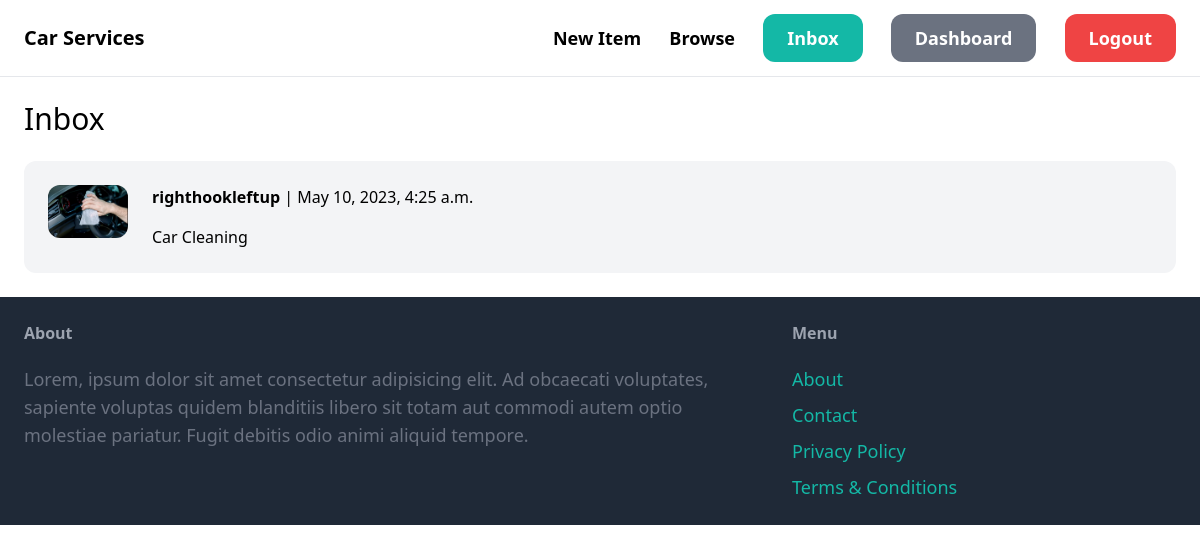
The page /inbox/ (signed in) on the database its author committed.
### conversation/models.py (models this page shows)
class Conversation(models.Model):
    item = models.ForeignKey(Item, related_name="conversations", on_delete=models.CASCADE)
    members = models.ManyToManyField(User, related_name="conversations")
    created_at = models.DateTimeField(auto_now_add=True)
    modified_at = models.DateTimeField(auto_now=True)
    class Meta:
        ordering = ('-modified_at',)

### item/models.py (models this page shows, shortened)
class Item(models.Model):
    category = models.ForeignKey(Category, related_name='items', on_delete=models.CASCADE)
    name = models.CharField(max_length=255)
    description = models.TextField(blank=True, null=True)
    price = models.FloatField()
    image = models.ImageField(upload_to='items.images', blank=True, null=True)
    is_sold = models.BooleanField(default=False)
    created_by = models.ForeignKey(User, related_name='items', on_delete=models.CASCADE)
    created_at = models.DateTimeField(auto_now_add=True)
    class Meta:
        ordering = ('name',)

### conversation/views.py (the view)
# urls.py: path('inbox/', include('conversation.urls')),
@login_required
def inbox(request):
    conversations = Conversation.objects.filter(members__in=[request.user.id])
    return render(request, 'conversation/inbox.html', {
        'conversations': conversations,
    })

### conversation/templates/conversation/inbox.html (shortened to what this page needs)
{% extends 'core/base.html' %}
{% block content %}
<h1 class="mb-6 text-3xl">Inbox</h1>
<div class="space-y-6">
    {% for conversation in conversations %}
        <a href="{% url 'conversation:detail' conversation.id %}">
            <div class="p-6 flex bg-gray-100 rounded-xl">
                <div class="pr-6">
                    <img src="{{ conversation.item.image.url }}" class="w-20 rounded-xl">
                </div>
                <div>
                    {% for member in conversation.members.all %}
                        {% if member != request.user %}
                            <p class="mb-4"><strong>{{ member.username }}</strong> | {{ conversation.modified_at }}</p>
                            <p>{{ conversation.item.name }}</p>
                        {% endif %}
                    {% endfor %}
                </div>
            </div>
        </a>
    {% endfor %}
</div>
{% endblock %}

### rows shown on the page
Conversation: item.image (picture), modified_at "May 10, 2023, 4:25 a.m.", item.name "Car Cleaning"

### other values the page prints
{{ member.username }} "righthookleftup"
